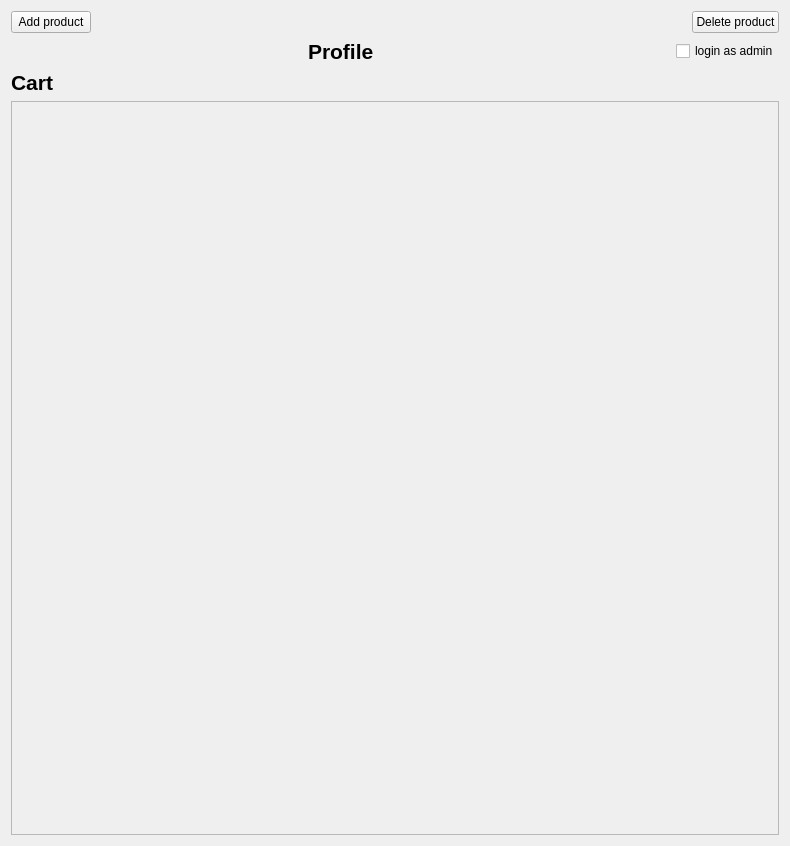
<?xml version="1.0" encoding="UTF-8"?>
<ui version="4.0">
 <class>Form</class>
 <widget class="QWidget" name="Form">
  <property name="geometry">
   <rect>
    <x>0</x>
    <y>0</y>
    <width>790</width>
    <height>846</height>
   </rect>
  </property>
  <property name="windowTitle">
   <string>Form</string>
  </property>
  <layout class="QVBoxLayout" name="verticalLayout">
   <item>
    <layout class="QHBoxLayout" name="addDeleteLay">
     <item>
      <widget class="QPushButton" name="addProduct">
       <property name="text">
        <string>Add product</string>
       </property>
      </widget>
     </item>
     <item>
      <spacer name="horizontalSpacer">
       <property name="orientation">
        <enum>Qt::Horizontal</enum>
       </property>
       <property name="sizeHint" stdset="0">
        <size>
         <width>40</width>
         <height>20</height>
        </size>
       </property>
      </spacer>
     </item>
     <item>
      <widget class="QPushButton" name="deleteProduct">
       <property name="text">
        <string>Delete product</string>
       </property>
      </widget>
     </item>
    </layout>
   </item>
   <item>
    <layout class="QHBoxLayout" name="horizontalLayout_5">
     <property name="sizeConstraint">
      <enum>QLayout::SetDefaultConstraint</enum>
     </property>
     <item>
      <spacer name="horizontalSpacer_7">
       <property name="orientation">
        <enum>Qt::Horizontal</enum>
       </property>
       <property name="sizeHint" stdset="0">
        <size>
         <width>40</width>
         <height>20</height>
        </size>
       </property>
      </spacer>
     </item>
     <item>
      <widget class="QLabel" name="title_4">
       <property name="font">
        <font>
         <pointsize>16</pointsize>
         <weight>75</weight>
         <bold>true</bold>
        </font>
       </property>
       <property name="text">
        <string>Profile</string>
       </property>
      </widget>
     </item>
     <item>
      <spacer name="horizontalSpacer_8">
       <property name="orientation">
        <enum>Qt::Horizontal</enum>
       </property>
       <property name="sizeHint" stdset="0">
        <size>
         <width>40</width>
         <height>20</height>
        </size>
       </property>
      </spacer>
     </item>
     <item>
      <widget class="QCheckBox" name="isAdmin">
       <property name="text">
        <string>login as admin</string>
       </property>
      </widget>
     </item>
    </layout>
   </item>
   <item>
    <layout class="QHBoxLayout" name="horizontalLayout_6">
     <property name="sizeConstraint">
      <enum>QLayout::SetDefaultConstraint</enum>
     </property>
     <item>
      <widget class="QLabel" name="title_5">
       <property name="font">
        <font>
         <pointsize>16</pointsize>
         <weight>75</weight>
         <bold>true</bold>
        </font>
       </property>
       <property name="text">
        <string>Cart</string>
       </property>
      </widget>
     </item>
     <item>
      <spacer name="horizontalSpacer_10">
       <property name="orientation">
        <enum>Qt::Horizontal</enum>
       </property>
       <property name="sizeHint" stdset="0">
        <size>
         <width>40</width>
         <height>20</height>
        </size>
       </property>
      </spacer>
     </item>
    </layout>
   </item>
   <item>
    <widget class="QScrollArea" name="scrollArea_2">
     <property name="verticalScrollBarPolicy">
      <enum>Qt::ScrollBarAsNeeded</enum>
     </property>
     <property name="horizontalScrollBarPolicy">
      <enum>Qt::ScrollBarAlwaysOff</enum>
     </property>
     <property name="widgetResizable">
      <bool>true</bool>
     </property>
     <widget class="QWidget" name="scrollAreaWidgetContents_2">
      <property name="geometry">
       <rect>
        <x>0</x>
        <y>0</y>
        <width>770</width>
        <height>729</height>
       </rect>
      </property>
      <layout class="QGridLayout" name="products_grid"/>
     </widget>
    </widget>
   </item>
  </layout>
 </widget>
 <resources/>
 <connections/>
</ui>
